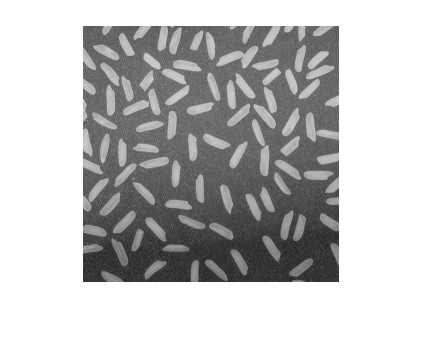
#> input picture Teoría/Fotos prueba/arroz_ilum.png, 422 x 339 px, found by its file name
$ jupyter execute --allow-errors ContadorConcannyConCerebroRata.ipynb   (shell and % lines are left out)
#> lines starting #> are read from the running program, lines starting #| are printed output that depends on the picture; after the words box and inside, x2 and y2 are one past the last pixel; in counts of white or black regions, pixels touching at a corner belong together
<a href="https://colab.research.google.com/github/Daniel-Francisco-Calderon-Lebro/Vision_por_Computador/blob/main/ContadorConcannyConCerebroRata.ipynb" target="_parent"></a>

[cell 1]
import numpy as np
import pandas as pd
import cv2 as cv
from google.colab.patches import cv2_imshow # para visualizar imágenes
from skimage import io
from PIL import Image
import matplotlib.pylab as plt


ruta = '/content/drive/MyDrive/Vision por computador'

[cell 2]
from google.colab import drive
drive.mount('/content/drive')

[cell 3]
img = io.imread(ruta + '/arroz_ilum.png') # Lee imagen
#> img is the input picture: shape (339, 422, 3); min 40, max 255, mean 189.1
# img = io.imread(ruta + 'Lena.png') # Lee imagen
img = cv.cvtColor(img, cv.COLOR_BGR2GRAY) # Convierte imagen a tonos de gris
#> img: shape (339, 422)
#cv2_imshow(img)
#cv.imwrite(ruta + '/Cerebrorata_gris.png', img)

[cell 4]
# Encontrar el valor mínimo y máximo de la imagen
min_val = np.min(img)
#> min_val = 40
max_val = np.max(img)
#> max_val = 255

# Expandir la imagen para que el valor mínimo sea 0 y el valor máximo sea 255
expanded_image = ((img - min_val) / (max_val - min_val)) * 255
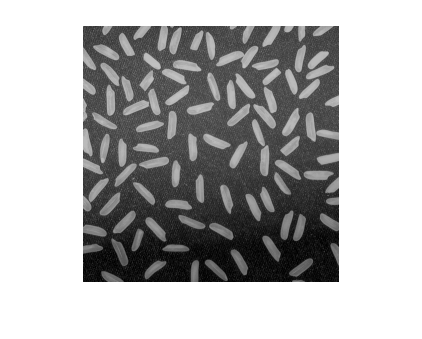
#> expanded_image: shape (339, 422) float64; min 0, max 255, mean 176.9

# Convertir la imagen a tipo entero sin signo de 8 bits
expanded_image = np.uint8(expanded_image)

cv2_imshow(expanded_image)

## Detector Canny

#> (a cell that did not finish here is left out)

#> (a cell that did not finish here is left out)

[cell 7]
area_minima = 0.001

#> (the rest of this cell did not finish here and is left out)

[cell 8]
# Aplicar suavizado gaussiano para reducir el ruido
img_smoothed = cv.GaussianBlur(expanded_image, (5, 5), 0)
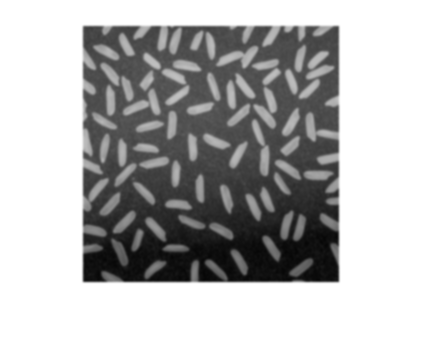
#> img_smoothed: shape (339, 422); min 7, max 255, mean 176.7

# Aplicar el detector de bordes Canny con umbrales adaptativos
edges = cv.Canny(img_smoothed, 0, 255)
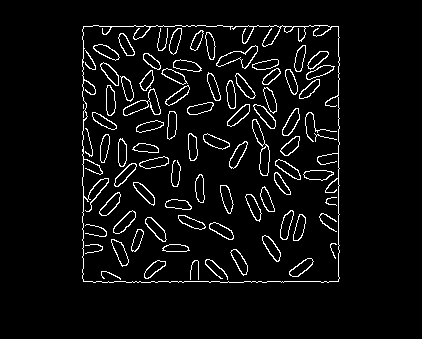
#> edges: shape (339, 422); 5.1% white in thin lines or dots, all inside (x1, y1, x2, y2) = (82, 25, 340, 283)

# Encontrar contornos en la imagen de bordes
contours, _ = cv.findContours(edges, cv.RETR_EXTERNAL, cv.CHAIN_APPROX_SIMPLE)
#> contours = 82 contours, 14 with area under 20; largest, box (x1, y1, x2, y2) and area: (216, 45, 258, 69) 414, (252, 119, 270, 176) 401, (123, 88, 161, 116) 396, (113, 210, 136, 234) 244, (282, 108, 300, 136) 241

# Definir el área mínima para una célula
area_minima = 1

# Contar el número de células con área mayor que el área mínima
celulas_contadas = sum(1 for c in contours if cv.contourArea(c) > area_minima)
#> celulas_contadas = 80
print(f"Se encontraron {celulas_contadas} células en la imagen.")
#| Se encontraron 80 células en la imagen.

# Dibujar los contornos encontrados en la imagen original
img_contornos = img.copy()
cv.drawContours(img_contornos, contours, -1, (0, 255, 0), 2)
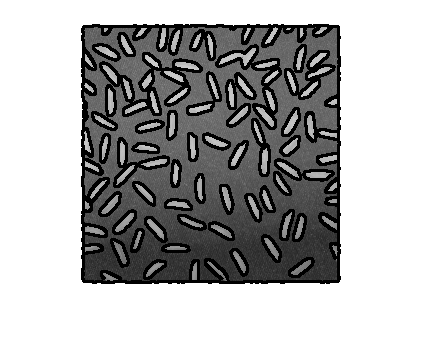
#> img_contornos: shape (339, 422); min 0, max 255, mean 168.2

# Mostrar la imagen con los contornos dibujados
cv2_imshow(img_contornos)

[cell 9]
# Aplicar suavizado gaussiano para reducir el ruido
img_smoothed = cv.GaussianBlur(expanded_image, (5, 5), 0)

# Aplicar el detector de bordes Canny con umbrales adaptativos
edges = cv.Canny(img_smoothed, 0, 255)
#edges = cv.Canny(img_smoothed, 30, 100)

# Encontrar contornos en la imagen de bordes
contours, _ = cv.findContours(edges, cv.RETR_EXTERNAL, cv.CHAIN_APPROX_SIMPLE)

# Definir el área mínima para una célula

area_minima = 1

# Contar el número de células con área mayor que el área mínima
celulas_contadas = 0
for i, c in enumerate(contours):
    if cv.contourArea(c) > area_minima:
        celulas_contadas += 1
        # Calcular el centro del contorno
        M = cv.moments(c)
        cX = int(M["m10"] / M["m00"])
        cY = int(M["m01"] / M["m00"])
        # Dibujar el número en el centro del contorno
        cv.putText(img, str(celulas_contadas), (cX, cY), cv.FONT_HERSHEY_SIMPLEX, 0.5, (255, 0, 0), 2)
#> this loop made 82 passes
#> (cX, cY) on passes 1 to 12: (111, 275), (193, 261), (153, 268), (215, 268), (301, 267), (239, 261), (175, 247), (100, 246), (333, 249), (119, 252), (271, 247), (136, 239)
#> c on pass 52: [[83, 104], [83, 108]]
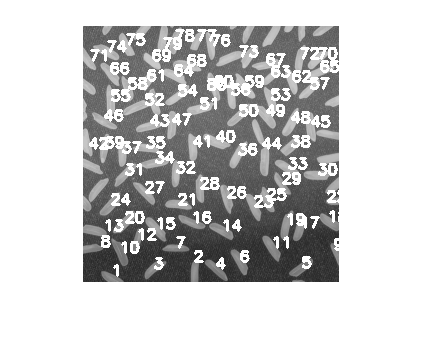
#> img: shape (339, 422); min 40, max 255, mean 199.5
#> after the loop, celulas_contadas = 80

print(f"Se encontraron {celulas_contadas} células en la imagen.")
#| Se encontraron 80 células en la imagen.

# Dibujar los contornos encontrados en la imagen original
img_contornos = cv.cvtColor(edges, cv.COLOR_GRAY2BGR)
cv.drawContours(img_contornos, contours, -1, (0, 255, 0), 2)
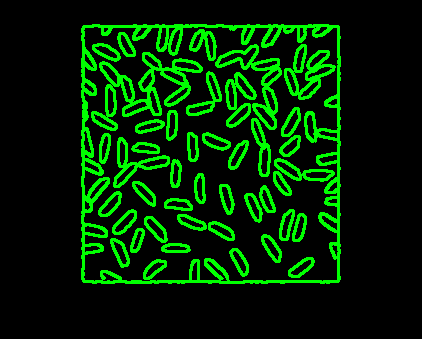
#> img_contornos: shape (339, 422, 3); mean B, G, R 0, 39.3, 0

# Mostrar la imagen con los contornos dibujados y los números
cv2_imshow(img)

$ run again, with Teoría/Fotos prueba/vecindadT.png copied over Teoría/Fotos prueba/arroz_ilum.png
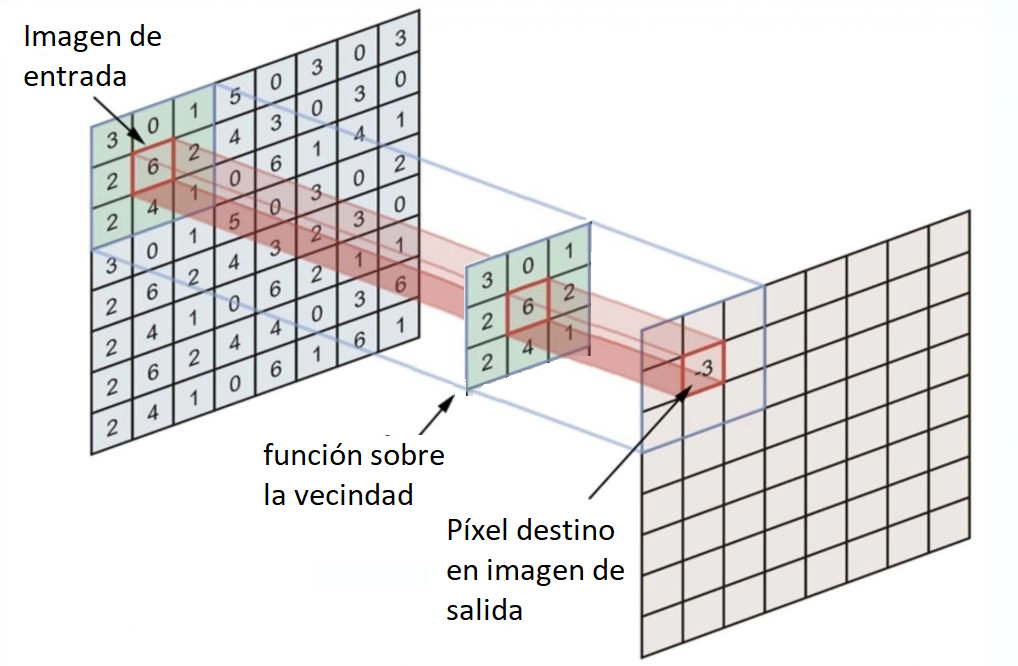
#> input picture Teoría/Fotos prueba/vecindadT.png, 1018 x 666 px, found by its file name
#> img is the input picture: shape (666, 1018, 3); mean R, G, B 231.7, 230.3, 230
#> min_val = 0
#> max_val = 255
#> edges: shape (666, 1018); 5.3% white in thin lines or dots
#> contours = 224 contours, 44 with area under 20; largest, box (x1, y1, x2, y2) and area: (725, 369, 766, 462) 2970, (724, 273, 805, 339) 2826, (848, 325, 887, 417) 2776, (132, 183, 173, 274) 2752, (378, 209, 972, 659) 1588
#> `celulas_contadas = sum(1 for c in contours if cv.contourArea(c) > area..`: celulas_contadas = 223
#| Se encontraron 223 células en la imagen.
#> the loop `for i, c in enumerate(contours):` made 224 passes
#> (c, cX, cY) on passes 1, 7, 11, 28, 29, 40, 49: ([[485, 605], [485, 619], [488, 619], [488, 605]], 486, 612), ([[477, 598], [477, 619], [480, 619], [480, 598]], 478, 608), ([[488, 565], [488, 579], [491, 579], [491, 565]], 489, 572), ([[575, 525], [575, 539], [578, 539], [578, 525]], 576, 532), ([[465, 525], [465, 539], [468, 539], [468, 525]], 466, 532), ([[503, 518], [503, 539], [506, 539], [506, 518]], 504, 528), ([[341, 490], [341, 504], [344, 504], [344, 490]], 342, 497)
#> after the loop `for i, c in enumerate(contours):`:
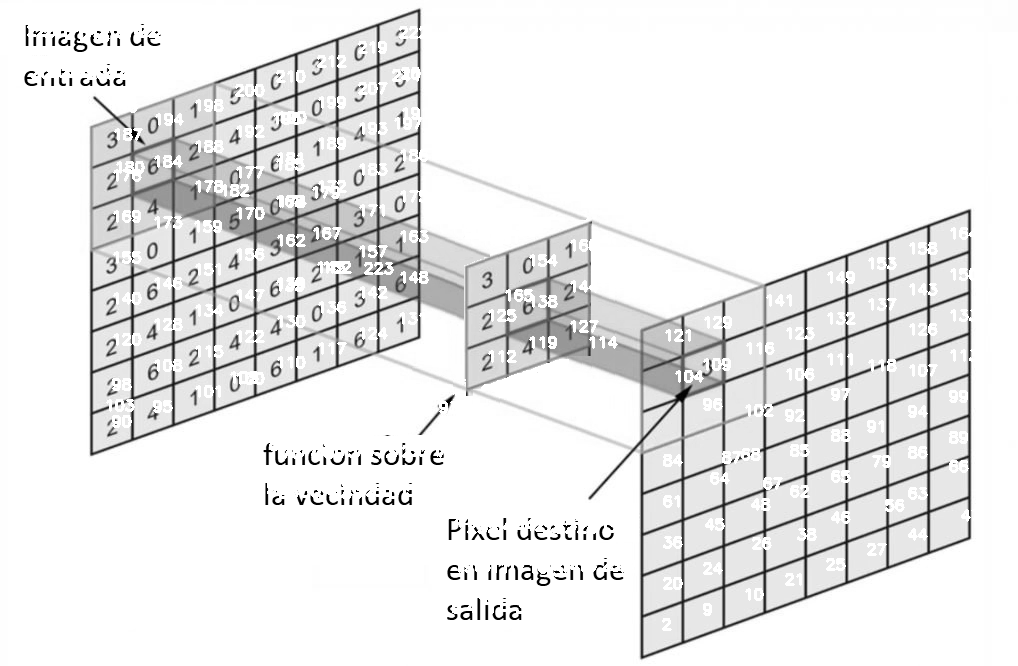
#> img: shape (666, 1018); min 0, max 255, mean 233.3
#| Se encontraron 223 células en la imagen.
#> `cv.drawContours(img_contornos, contours, -1, (0, 255, 0), 2)`:
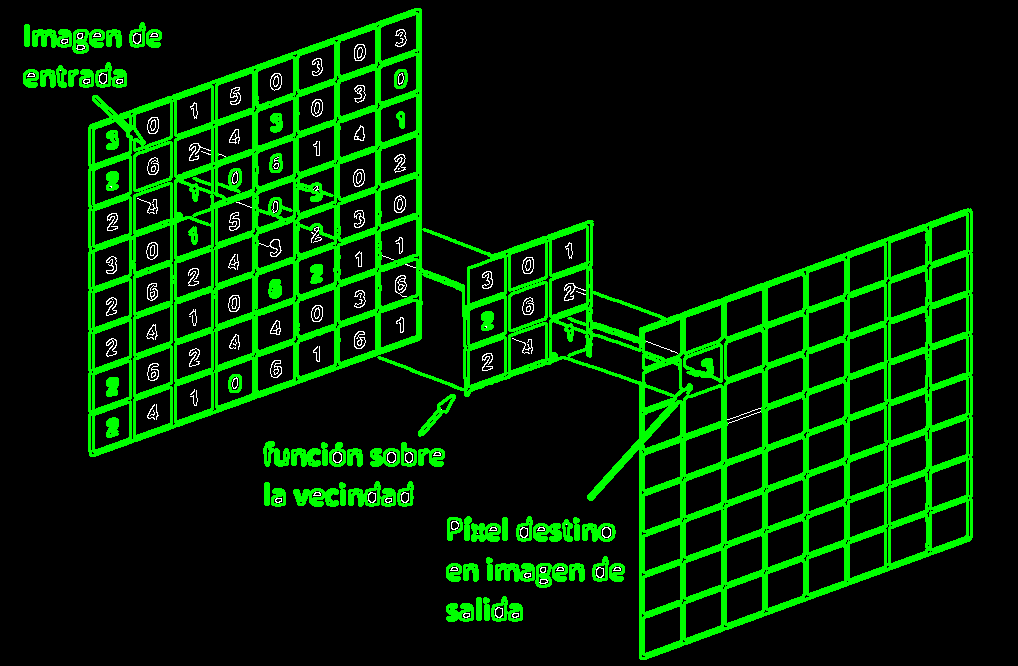
#> img_contornos: shape (666, 1018, 3); mean B, G, R 1.9, 38.8, 1.9
